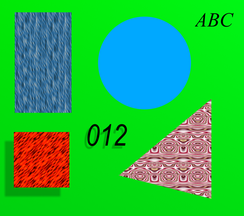
#> input picture 05_ChromaKey/img_in/0.BMP, 244 x 216 px, shrunk from 812 x 720 before the run, found by its file name
$ python chroma-key.py
#> lines starting #> are read from the running program, lines starting #| are printed output that depends on the picture; after the words box and inside, x2 and y2 are one past the last pixel; in counts of white or black regions, pixels touching at a corner belong together; pictures that were not available may be replaced by others from this repository, and a replacement may not be noted

from math import exp
import numpy as np
import cv2
from matplotlib import pyplot as plt
import sys

INPUT_IMAGE = 'img_in\\0.bmp'
#INPUT_IMAGE = 'img_in\GSPlate.0116.bmp'
BACKGROUND = 'bg\minecraft_bg.jpg'


H = 0
L = 1
S = 2

GREEN_MAX = 55+13
GREEN_MIN = 55-13

LUMA_MAX = 255*0.8
LUMA_MIN = 255*0.15

SATURATION_MAX = 255*1
SATURATION_MIN = 255*0.25

# site com vários exemplos de chroma key para praticar:
# https://www.hollywoodcamerawork.com/green-screen-plates.html

def normalizar(valor, max, min = 0):
    return (valor-min)/(max-min)

def main():
    hist = False
    bgColor = False #define se background é cor sólida
    img = cv2.imread(INPUT_IMAGE, cv2.IMREAD_COLOR)
#> img is the input picture: shape (216, 244, 3); mean B, G, R 69.8, 184.7, 35.4
    bg = cv2.imread(BACKGROUND, cv2.IMREAD_COLOR)
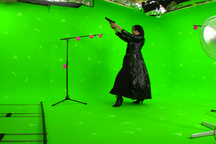
#> input picture 05_ChromaKey/img_in/GSPlate.0116.bmp, 216 x 144 px, shrunk from 720 x 480 before the run, given in place of minecraft_bg.jpg, which was not available
#> bg is the input picture: shape (144, 216, 3); mean B, G, R 6.8, 194.5, 42.3

    rows, cols, _ = img.shape
#> rows = 216; cols = 244
    dim = (cols, rows)
#> dim = (244, 216)

    # resize image
    bg = cv2.resize(bg, dim, interpolation = cv2.INTER_AREA)
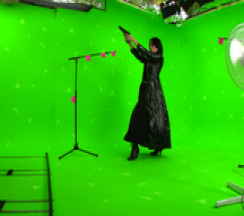
#> bg: shape (216, 244, 3); mean B, G, R 6.8, 194.5, 42.3


    alphaLayer = np.copy(img)
    alphaLayer = cv2.cvtColor(alphaLayer, cv2.COLOR_BGR2GRAY)
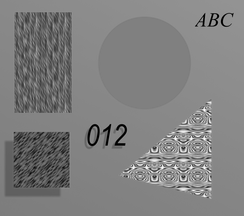
#> alphaLayer: shape (216, 244); min 0, max 254, mean 127
    alphaLayer = alphaLayer.astype(np.float32)/255

    cv2.imshow('input', img)

    # converter pra HSL
    hls = cv2.cvtColor(img, cv2.COLOR_BGR2HLS)
#> hls: shape (216, 244, 3); mean of channels 0, 1, 2 73.5, 116.7, 223.6
    # H está no range [0,180???]. L e S em [0,255]
    # ATENÇÃO: HLS, não HSL

    # hue do primeiro pixel: hls[0, 0, 0]
    # hls[linha, coluna, HLS]
    #print(hls[:, :, H])

    # imprime histograma do hue:
    if hist:
        figure, axis = plt.subplots(3, 1)
        figure.set_label('Histograms')

        axis[0].hist((hls[:,:,H]).ravel(),180,[0,180])
        axis[0].set_title('Hue histogram')

        axis[1].hist((hls[:,:,L]).ravel(),255,[0,255])
        axis[1].set_title('Luma histogram')

        axis[2].hist((hls[:,:,S]).ravel(),255,[0,255])
        axis[2].set_title('Saturation histogram')

        plt.tight_layout()


    # R = 0, G = 255 e B = 0 resulta em H = 60
    #alphaLayerColor = np.copy(hls)

    # loop para encontrar o verde da imagem (assume-se que há verde)
    """     huesVerdes = []
    saturacoesVerdes = []
    lumasVerdes = []
    distVerdes = []
    nVerdes = 0
    for row in range(rows):
        for col in range(cols):
            if (hls[row, col, L] >= LUMA_MIN and hls[row, col, L] <= LUMA_MAX):
                # se não for muito claro ou muito escuro...
                if (hls[row, col, S] >= SATURATION_MIN and hls[row, col, S] <= SATURATION_MAX):
                    # se saturação não for muito fraca..
                    # calcula a média dos verdes, pra encontrar o verde "central"
                    if (hls[row, col, H] >= GREEN_MIN and hls[row, col, H] <= GREEN_MAX):
                        huesVerdes.append(hls[row, col, H])
                        saturacoesVerdes.append(hls[row, col, S])
                        lumasVerdes.append(hls[row, col, L])
                        nVerdes += 1

    mediaHuesVerdes = np.mean(huesVerdes)
    mediaLumasVerdes = np.mean(lumasVerdes)

    mediaSaturacoesVerdes = np.mean(saturacoesVerdes)
    # encontramos o verde "predominante"! Temos o HSL dele
    mediaVerdes = (mediaHuesVerdes, mediaLumasVerdes, mediaSaturacoesVerdes) """

    """ for i in range(nVerdes):
        hueDist = abs(huesVerdes[i] - mediaHuesVerdes)
        distVerdes.append(hueDist)

    # agora, buscamos uma gaussiana de hues
    distVerdesNormalizadas = []
    for i in range(nVerdes):
        distMax = max(abs(GREEN_MAX-mediaHuesVerdes), abs(GREEN_MIN-mediaHuesVerdes))
        distVerdesNormalizadas.append(normalizar(distVerdes[i], distMax, 0)) """


    # mesmo loop, agora para calcular a camada alpha
    for row in range(rows):
        for col in range(cols):
            if (hls[row, col, H] >= GREEN_MIN and hls[row, col, H] <= GREEN_MAX):
                # se for verde...
                if (hls[row, col, L] >= LUMA_MIN and hls[row, col, L] <= LUMA_MAX):
                    # se não for muito claro ou muito escuro...
                    if (hls[row, col, S] >= SATURATION_MIN and hls[row, col, S] <= SATURATION_MAX):
                        # se saturação não for muito fraca...
                            if (hls[row, col, L] < (LUMA_MIN*1.5) and hls[row, col, S] < SATURATION_MIN*1.2):
                                alphaLayer[row, col] = 1
                                hls[row, col, S] = 0
                                pass
                            else:
                                # a saturação tem um peso sigmoidal na determinação do valor do px
                                saturacao = normalizar(hls[row, col, S], 255, 0)
                                weightSat = 1/(1+exp(5*(-saturacao+0.5)))

                                luminancia = normalizar(hls[row, col, L], 255, 0)
                                pesoLuma = abs(luminancia - 0.5)

                                # peso final
                                peso = weightSat * pesoLuma

                                alphaLayer[row, col] = peso
                    else:
                        alphaLayer[row, col] = 1
                        hls[row, col, S] = 0
                else:
                    alphaLayer[row, col] = 1
                    hls[row, col, S] = 0
            elif(hls[row, col, H] >= GREEN_MIN-10 and hls[row, col, H] <= GREEN_MAX+10):
                hls[row, col, S] = hls[row, col, S]*0.5
                alphaLayer[row, col] = 1
            else:
                # se tiver certeza que não tem verde, mantém px original
                alphaLayer[row, col] = 1
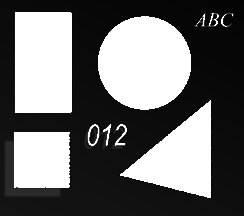
#> alphaLayer: shape (216, 244) float32; min 0.00057, max 1, mean 0.422
#> hls: shape (216, 244, 3); mean of channels 0, 1, 2 73.5, 116.7, 222.3

    alphaBinary = np.copy(alphaLayer)
    _, alphaBinary = cv2.threshold(alphaBinary, 0.95, 1, cv2.THRESH_BINARY)
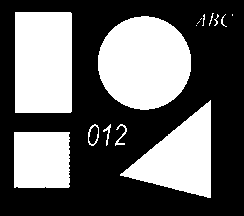
#> alphaBinary: shape (216, 244) float32; values 0 (black) and 1 (white), 39% white; 15 white regions (6 under 20 px), largest, box (x1, y1, x2, y2) and area: (98, 16, 191, 110) 6857, (15, 12, 72, 113) 5755, (120, 100, 211, 198) 4532
    cv2.imshow("alpha binary", alphaBinary)

    # [8 lines of commented-out code are left out]

    for row in range(rows):
        for col in range(cols):
            if(alphaLayer[row, col] < 1):
                hls[row, col, S] = 0
#> hls: shape (216, 244, 3); mean of channels 0, 1, 2 73.5, 116.7, 67.4

    alphaLayer = np.where(np.logical_and(alphaLayer <= 0.4, alphaLayer > 0.1), alphaLayer + 0.2, alphaLayer)

    cv2.imshow("alpha", alphaLayer)

    alphaLayer = cv2.cvtColor(alphaLayer, cv2.COLOR_GRAY2BGR)
#> alphaLayer: shape (216, 244, 3) float32
    alphaLayer = cv2.GaussianBlur(alphaLayer, (0,0), 1.5)
    alphaLayer = cv2.medianBlur(alphaLayer, 3)

    cv2.imshow("alpha blur", alphaLayer)

    if(bgColor == True):
        bg = np.copy(cv2.cvtColor(img, cv2.COLOR_BGR2GRAY))
        bg = cv2.cvtColor(bg, cv2.COLOR_GRAY2BGR)
        bg[:]=(235, 52, 82)

    dst = np.copy(img)
    img = cv2.cvtColor(hls, cv2.COLOR_HLS2BGR)
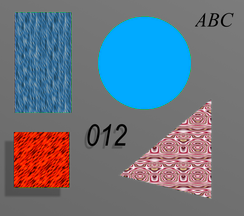
#> img: shape (216, 244, 3); mean B, G, R 129.8, 116.5, 104.2

    for row in range(rows):
        for col in range(cols):
            dst[row, col] = img[row, col] * alphaLayer[row, col] + bg[row, col] * (1 - alphaLayer[row, col])
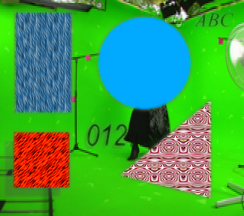
#> dst: shape (216, 244, 3); mean B, G, R 70.1, 161, 64.8

    cv2.imshow("final", dst)

    plt.show()
    cv2.waitKey()
    cv2.destroyAllWindows()


if __name__ == '__main__':
    main()
